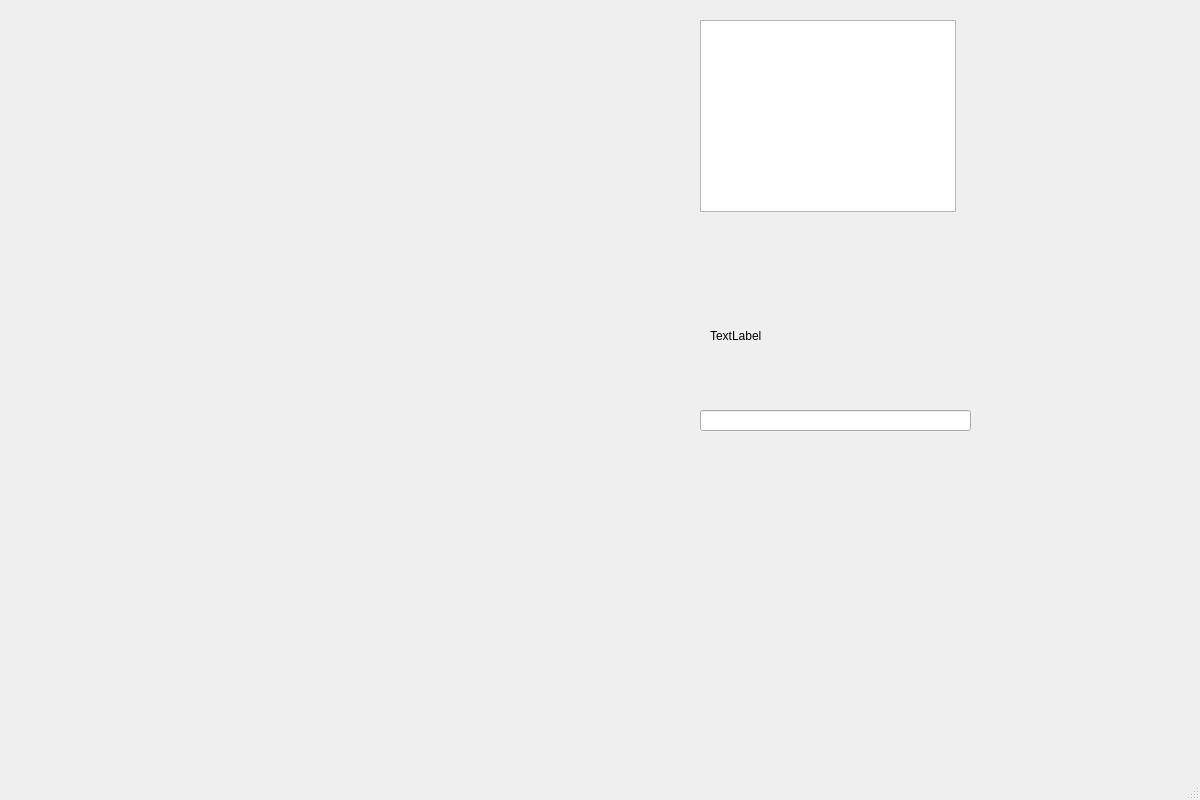
<?xml version="1.0" encoding="UTF-8"?>
<ui version="4.0">
 <class>MainWindow</class>
 <widget class="QMainWindow" name="MainWindow">
  <property name="geometry">
   <rect>
    <x>0</x>
    <y>0</y>
    <width>1200</width>
    <height>800</height>
   </rect>
  </property>
  <property name="windowTitle">
   <string>MainWindow</string>
  </property>
  <widget class="QWidget" name="centralwidget">
   <widget class="QTextBrowser" name="textBrowser">
    <property name="geometry">
     <rect>
      <x>700</x>
      <y>20</y>
      <width>256</width>
      <height>192</height>
     </rect>
    </property>
   </widget>
   <widget class="QWidget" name="widget" native="true">
    <property name="geometry">
     <rect>
      <x>20</x>
      <y>20</y>
      <width>600</width>
      <height>800</height>
     </rect>
    </property>
   </widget>
   <widget class="QLabel" name="label">
    <property name="geometry">
     <rect>
      <x>710</x>
      <y>310</y>
      <width>171</width>
      <height>51</height>
     </rect>
    </property>
    <property name="text">
     <string>TextLabel</string>
    </property>
   </widget>
   <widget class="QLineEdit" name="lineEdit">
    <property name="geometry">
     <rect>
      <x>700</x>
      <y>410</y>
      <width>271</width>
      <height>21</height>
     </rect>
    </property>
   </widget>
  </widget>
  <widget class="QMenuBar" name="menubar">
   <property name="geometry">
    <rect>
     <x>0</x>
     <y>0</y>
     <width>1200</width>
     <height>21</height>
    </rect>
   </property>
  </widget>
  <widget class="QStatusBar" name="statusbar"/>
 </widget>
 <resources/>
 <connections/>
</ui>
